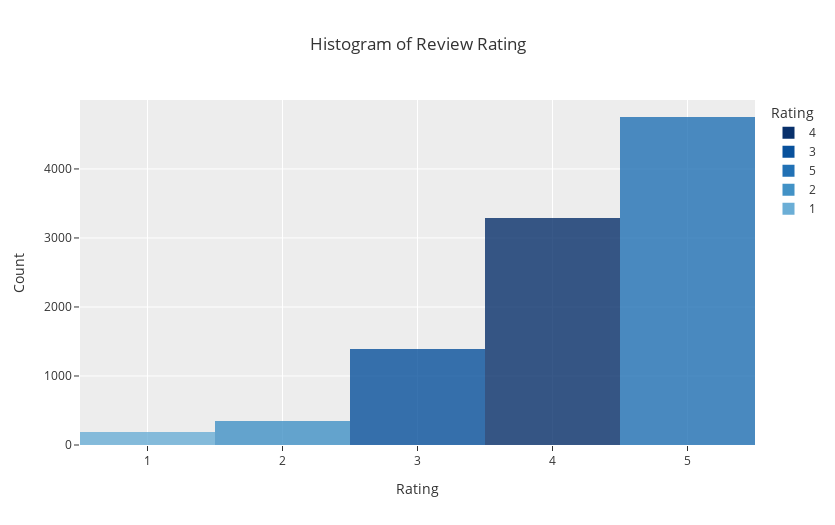

Notebook code for this chart:
### Markdown cell above
### Histogram of Ratings

### Code cell
#Histogram of Ratings
fig = px.histogram(df,
             x = 'Rating',
             title = 'Histogram of Review Rating',
             template = 'ggplot2',
             color = 'Rating',
             color_discrete_sequence= px.colors.sequential.Blues_r,
             opacity = 0.8,
             height = 525,
             width = 835,
            )
fig.update_yaxes(title='Count')
fig.show();

### Figure 1 — Plotly figure (JSON) as saved in the notebook; plotly's stock layout.template omitted (floating-point values rounded to 4 significant figures; data arrays with more than 128 entries replaced by an {"elided": "..."} marker saying what was removed)
{"data": [{"alignmentgroup": "True", "bingroup": "x", "hovertemplate": "Rating=%{x}<br>count=%{y}<extra></extra>", "legendgroup": "4", "marker": {"color": "rgb(8,48,107)", "opacity": 0.8, "pattern": {"shape": ""}}, "name": "4", "offsetgroup": "4", "orientation": "v", "showlegend": true, "type": "histogram", "x": {"elided": "3292 int values"}, "xaxis": "x", "yaxis": "y"}, {"alignmentgroup": "True", "bingroup": "x", "hovertemplate": "Rating=%{x}<br>count=%{y}<extra></extra>", "legendgroup": "3", "marker": {"color": "rgb(8,81,156)", "opacity": 0.8, "pattern": {"shape": ""}}, "name": "3", "offsetgroup": "3", "orientation": "v", "showlegend": true, "type": "histogram", "x": {"elided": "1392 int values"}, "xaxis": "x", "yaxis": "y"}, {"alignmentgroup": "True", "bingroup": "x", "hovertemplate": "Rating=%{x}<br>count=%{y}<extra></extra>", "legendgroup": "5", "marker": {"color": "rgb(33,113,181)", "opacity": 0.8, "pattern": {"shape": ""}}, "name": "5", "offsetgroup": "5", "orientation": "v", "showlegend": true, "type": "histogram", "x": {"elided": "4749 int values"}, "xaxis": "x", "yaxis": "y"}, {"alignmentgroup": "True", "bingroup": "x", "hovertemplate": "Rating=%{x}<br>count=%{y}<extra></extra>", "legendgroup": "2", "marker": {"color": "rgb(66,146,198)", "opacity": 0.8, "pattern": {"shape": ""}}, "name": "2", "offsetgroup": "2", "orientation": "v", "showlegend": true, "type": "histogram", "x": {"elided": "351 int values"}, "xaxis": "x", "yaxis": "y"}, {"alignmentgroup": "True", "bingroup": "x", "hovertemplate": "Rating=%{x}<br>count=%{y}<extra></extra>", "legendgroup": "1", "marker": {"color": "rgb(107,174,214)", "opacity": 0.8, "pattern": {"shape": ""}}, "name": "1", "offsetgroup": "1", "orientation": "v", "showlegend": true, "type": "histogram", "x": {"elided": "190 int values"}, "xaxis": "x", "yaxis": "y"}], "layout": {"barmode": "relative", "height": 525, "legend": {"title": {"text": "Rating"}, "tracegroupgap": 0}, "title": {"text": "Histogram of Review Rating"}, "width": 835, "xaxis": {"anchor": "y", "categoryarray": [4, 3, 5, 2, 1], "categoryorder": "array", "domain": [0, 1], "title": {"text": "Rating"}}, "yaxis": {"anchor": "x", "domain": [0, 1], "title": {"text": "Count"}}}}
